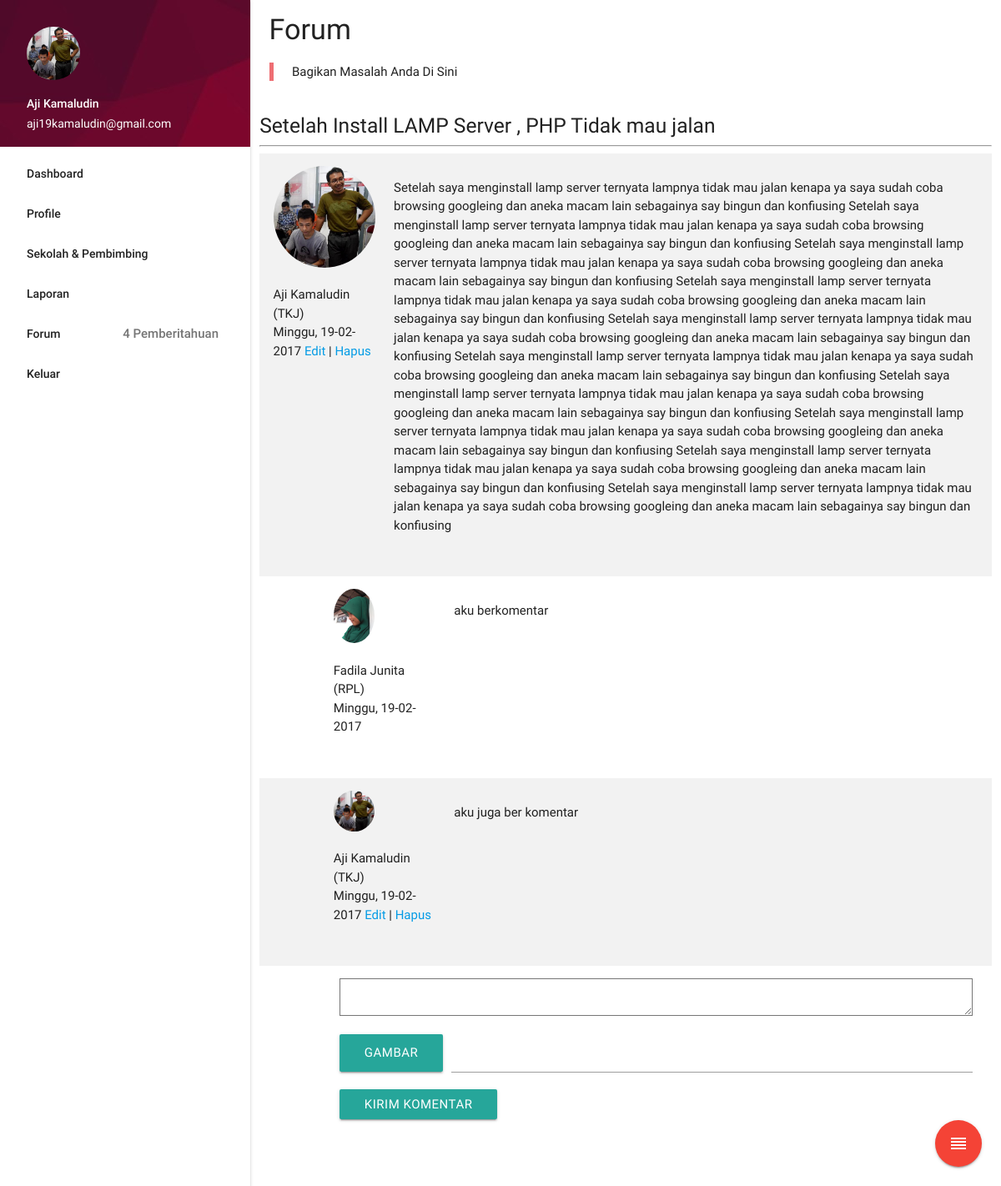
The app's page /forum_detail.php?id=1 (signed in) with its own data.
### tables this page shows
CREATE TABLE `pengguna` (
  `id_pengguna` int(12) NOT NULL,
  `nama` varchar(100) NOT NULL,
  `email` varchar(150) NOT NULL,
  `password` varchar(150) NOT NULL,
  `id_sekolah` int(12) NOT NULL,
  `nisn` varchar(20) NOT NULL,
  `alamat` text NOT NULL,
  `kota_lahir` varchar(100) NOT NULL,
  `tgl_lahir` date NOT NULL,
  `masa_prakerin` varchar(2) NOT NULL,
  `tgl_masuk` date NOT NULL,
  `tgl_keluar` date NOT NULL,
  `jurusan` enum('TKJ','RPL','MM','ELEKTRO','MAHASISWA TI') NOT NULL,
  `url_blog` varchar(100) NOT NULL,
  `link_fb` varchar(300) NOT NULL,
  `no_hp` varchar(15) NOT NULL,
  `status` enum('aktiv','selesai','keluar') NOT NULL,
  `foto_profile` varchar(500) NOT NULL
);

CREATE TABLE `forum` (
  `id_forum` int(11) NOT NULL,
  `id_pengguna` int(11) NOT NULL,
  `judul_issue` varchar(500) NOT NULL,
  `isi_issue` text NOT NULL,
  `gambar_issue` varchar(255) NOT NULL,
  `waktu_issue` datetime NOT NULL DEFAULT CURRENT_TIMESTAMP,
  `status_issue` varchar(20) NOT NULL
);

CREATE TABLE `forum_komentar` (
  `id_komentar` int(11) NOT NULL,
  `id_forum` int(11) NOT NULL,
  `id_pengguna` int(11) NOT NULL,
  `isi_komentar` text NOT NULL,
  `gambar_komentar` varchar(255) NOT NULL,
  `waktu_komentar` datetime NOT NULL DEFAULT CURRENT_TIMESTAMP
);

### function/functions.php (called while the page is built, shortened)
<?php
function result($query){
    global $link;
    $result = mysqli_query($link,$query);
    return $result;
}
function format_tgl($tgl){
    $tgl = date_create($tgl);
    $tgl = date_format($tgl,'m/d/Y');
    $tgl = $tgl;
    $tgl_f = new DateTime("$tgl");
    $tgl =  date_format($tgl_f, 'l');
    $hari = substr($tgl, 0,3);
    if($hari == 'Sun'){
        $hari = "Minggu";
    }elseif($hari == 'Mon'){
        $hari = 'Senin';
    }elseif($hari == 'Tue'){
        $hari = 'Selasa';
    }elseif($hari == 'Wed'){
        $hari = 'Rabu';
    }elseif($hari == 'Thu'){
        $hari = 'Kamis';
    }elseif($hari == 'Fri' ){
        $hari = 'Jum\'at';
    }elseif($hari == 'Sat'){
        $hari = 'Sabtu';
    }
    $tgl = date_format($tgl_f, 'd-m-Y');
    return $hari.', '.$tgl;
}
?>

### function/forum_functions.php (called while the page is built, shortened)
<?php
function tampil_forum_by($id){
	$sql = "SELECT forum.id_forum,forum.id_pengguna,forum.judul_issue,forum.isi_issue,forum.gambar_issue,forum.waktu_issue,forum.status_issue,pengguna.foto_profile,pengguna.email FROM forum JOIN pengguna ON forum.id_pengguna=pengguna.id_pengguna WHERE id_forum = '$id'";
	$result = result($sql);
	$result = mysqli_fetch_assoc($result);
	return $result;
}
function format_pengguna($id){
	$sql = "SELECT nama,jurusan FROM pengguna WHERE id_pengguna = '$id'";
	$result = result($sql);
	$result = mysqli_fetch_assoc($result);
	$nama = $result['nama'];
	$jurusan = $result['jurusan'];
	return $nama.' ('.$jurusan.')';
}
function tampil_komentar_by($id){
	$sql = "SELECT forum_komentar.id_komentar,forum_komentar.id_pengguna,forum_komentar.isi_komentar,forum_komentar.gambar_komentar,forum_komentar.waktu_komentar,pengguna.foto_profile,pengguna.email FROM forum_komentar JOIN pengguna ON pengguna.id_pengguna=forum_komentar.id_pengguna WHERE id_forum='$id'";
	$result = result($sql);
	return $result;
}
?>

### function/tampil_functions.php (called while the page is built, shortened)
<?php
function tampil_nama($email){
    $sql = " SELECT nama FROM pengguna WHERE email='$email' ";
    $result = result($sql);
    $result = mysqli_fetch_assoc($result);
    $result = $result['nama'];
    return $result;
}
function tampil_profile($email){
    $sql = " SELECT pengguna.id_pengguna,pengguna.nama,pengguna.email,pengguna.password,pengguna.id_sekolah,pengguna.nisn,pengguna.alamat,pengguna.kota_lahir,pengguna.tgl_lahir,pengguna.masa_prakerin,pengguna.tgl_masuk,pengguna.tgl_keluar,pengguna.jurusan,pengguna.url_blog,pengguna.link_fb,pengguna.no_hp,pengguna.status,pengguna.foto_profile,sekolah.nama_sekolah FROM pengguna JOIN sekolah ON pengguna.id_sekolah=sekolah.id_sekolah WHERE email='$email' ";
    $result = result($sql);
    $result = mysqli_fetch_assoc($result);
    return $result;
}
function tampil_foto(){
    $profiles = tampil_profile($_SESSION['user']);
    $foto = $profiles['foto_profile'];
    if ($foto == NULL) {
        return 'empty-profile.png';
    }else{
        return $foto;
    }
}
?>

### forum_detail.php (the view, shortened to what this page needs)
<?php
include 'view/header.php';
$pesan = '';
if(isset($_GET['id'])){
  $id = $_GET['id'];
  $tampil_forum_by = tampil_forum_by($id);
  $tampil_komentar_by = tampil_komentar_by($id);
}else{
  $id = 'NULL' ;
}
?>
    <div class="row">
<?php
include 'view/sidenav.php';
?>
      <div class="col s12 m8 l9">
      <div class="col m12">
      <h4>Forum</h4>
        <blockquote>
          <p>Bagikan Masalah Anda Di Sini</p>
        </blockquote>
      </div>
      <div class="row"><?=$pesan?></div>
        <div class="row">
          <h5><?= $tampil_forum_by['judul_issue']; ?></h5>
          <hr>
          <table class="striped" >
          <tr>
            <td>
              <div class="row">
                <div class="col s2">
                  <img class="responsive-img circle" src="<?= ACCESS_FROM ?>/asset/img/profile/<?= $tampil_forum_by['foto_profile']; ?>">
                  <p>
                    <?= format_pengguna($tampil_forum_by['id_pengguna']); ?><br>
                    <?= format_tgl($tampil_forum_by['waktu_issue']); ?>
                    <?php
                      if($tampil_forum_by['email'] == $_SESSION['user']){
                        echo "<a href='forum_edit_issue.php?id_issue=".$id."' > Edit </a>";
                        echo " | ";
                        echo "<a href='forum_detail.php?id=".$id."&aksi=hapus'> Hapus </a>";
                      }
                    ?>
                  </p>
                </div>
                <div class="col s10">
                  <p>
                    <?= $tampil_forum_by['isi_issue']; ?>
                  </p>
                </div>
              </div>
            </td>
          </tr>
          <?php foreach ($tampil_komentar_by as $tampil_komentar) { ?>
          <tr>
            <td>
              <div class="row">
                <div class="col s2 offset-s1">
                  <img class="circle" style="max-width: 40%;" src="<?= ACCESS_FROM ?>/asset/img/profile/<?= $tampil_komentar['foto_profile'] ?>">
                  <p>
                    <?= format_pengguna($tampil_komentar['id_pengguna']); ?><br>
                    <?= format_tgl($tampil_komentar['waktu_komentar']); ?>
                    <?php
                      if($tampil_komentar['email'] == $_SESSION['user']){
                        echo "<a href='forum_edit_issue.php?id_issue=".$id."' > Edit </a>";
                        echo " | ";
                        echo "<a href='forum_detail.php?id=".$id."&aksi=hapus'> Hapus </a>";
                      }
                    ?>
                  </p>
                </div>
                <div class="col s9">
                  <p>
                    <?= $tampil_komentar['isi_komentar']; ?>
                  </p>
                </div>
              </div>
            </td>
          </tr>
          <?php } ?>
          </table>
          <div class="row">
            <form class="col s11 offset-s1" method="post" action="" enctype="multipart/form-data">
              <div class="row">
                <div class="input-field col s12">
                  <textarea id="textarea1" name="komentar"></textarea>
                      <div class="file-field input-field">
                  <div class="btn">
                      <span>Gambar</span>
                    </div>
                    <div class="file-path-wrapper">
                      <input class="file-path validate" type="text">
                    </div>
                  </div>
                  <input class="btn" type="submit" name="submit" value="Kirim Komentar">
                </div>
              </div>
            </form>
          </div>
          <div class="fixed-action-btn horizontal">
            <a class="btn-floating btn-large red">
              <i class="large material-icons">reorder</i>
            </a>
          </div>
        </div>
      </div>
    </div>
<?php
include 'view/footer.php';
?>

### view/sidenav.php
<?php
$foto = tampil_foto();
?>
      <div class="col s12 m4 l3">
            <ul id="slide-out" class="side-nav fixed">
                <li><div class="userView">
                        <div class="background">
                        <img src="<?= ACCESS_FROM ?>/asset/img/background.jpg">
                    </div>
                    <a href="./foto_profile.php"><img class="circle" src="<?= ACCESS_FROM ?>/asset/img/profile/<?= $foto ?>"></a>
                    <a href="<?= ACCESS_FROM ?>/profile.php"><span class="white-text name"><?= tampil_nama($_SESSION['user']); ?> </span></a>
                    <a href="<?= ACCESS_FROM ?>/profile.php"><span class="white-text email"><?= $_SESSION['user'];?></span></a>
                    </div>
                </li>
            <li><a class="waves-effect" href="<?= ACCESS_FROM ?>/index.php">Dashboard</a></li>
            <li><a class="waves-effect" href="<?= ACCESS_FROM ?>/profile.php">Profile</a></li>
            <li><a class="waves-effect" href="<?= ACCESS_FROM ?>/sekolahku.php">Sekolah & Pembimbing</a></li>
            <li><a class="waves-effect" href="<?= ACCESS_FROM ?>/laporan.php">Laporan</a></li>
            <li><a class="waves-effect" href="<?= ACCESS_FROM ?>/forum.php">Forum<span class="badge">4 Pemberitahuan</span></a></li>
            <li><a class="waves-effect" href="<?= ACCESS_FROM ?>/logout.php">Keluar</a></li>
            </ul>
      </div>

### records on screen
pengguna: foto_profile (picture), nama "Aji Kamaludin"
forum: judul_issue "Setelah Install LAMP Server , PHP Tidak mau jalan", id_pengguna.foto_profile (picture), id_pengguna.jurusan "Aji Kamaludin (TKJ)", waktu_issue "Minggu, 19-02-2017", isi_issue "Setelah saya menginstall lamp server ternyata lampnya tidak mau jalan kenapa ya saya sudah coba browsing googleing dan aneka macam lain sebagainya say bingun dan konfiusing Setelah saya menginstall lamp server ternyata lampnya tidak mau jalan kenapa ya saya sudah coba browsing googleing dan aneka macam lain sebagainya say bingun dan konfiusing Setelah saya menginstall lamp server ternyata lampnya tidak mau jalan kenapa ya saya sudah coba browsing googleing dan aneka macam lain sebagainya say bingun dan konfiusing Setelah saya menginstall lamp server ternyata lampnya tidak mau jalan kenapa ya saya sudah coba browsing googleing dan aneka macam lain sebagainya say bingun dan konfiusing Setelah…"
forum_komentar: id_pengguna.foto_profile (picture), id_pengguna.jurusan "Fadila Junita (RPL)", waktu_komentar "Minggu, 19-02-2017", isi_komentar "aku berkomentar"
forum_komentar: id_pengguna.foto_profile (picture), id_pengguna.jurusan "Aji Kamaludin (TKJ)", waktu_komentar "Minggu, 19-02-2017", isi_komentar "aku juga ber komentar"

### other values on screen
$_SESSION['user'] "aji19kamaludin@gmail.com"
